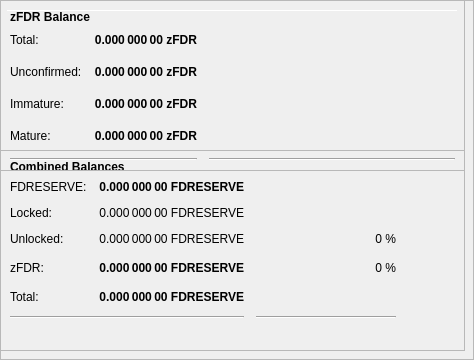
        <widget class="QFrame" name="frameObfuscation">
         <property name="minimumSize">
          <size>
           <width>0</width>
           <height>350</height>
          </size>
         </property>
         <property name="layoutDirection">
          <enum>Qt::LeftToRight</enum>
         </property>
         <property name="frameShape">
          <enum>QFrame::StyledPanel</enum>
         </property>
         <property name="frameShadow">
          <enum>QFrame::Raised</enum>
         </property>
         <widget class="QPushButton" name="runAutoDenom">
          <property name="geometry">
           <rect>
            <x>251</x>
            <y>17</y>
            <width>1</width>
            <height>1</height>
           </rect>
          </property>
          <property name="palette">
           <palette>
            <active>
             <colorrole role="WindowText">
              <brush brushstyle="SolidPattern">
               <color alpha="255">
                <red>0</red>
                <green>0</green>
                <blue>0</blue>
               </color>
              </brush>
             </colorrole>
             <colorrole role="Button">
              <brush brushstyle="SolidPattern">
               <color alpha="255">
                <red>239</red>
                <green>238</green>
                <blue>238</blue>
               </color>
              </brush>
             </colorrole>
             <colorrole role="Light">
              <brush brushstyle="SolidPattern">
               <color alpha="255">
                <red>255</red>
                <green>255</green>
                <blue>255</blue>
               </color>
              </brush>
             </colorrole>
             <colorrole role="Midlight">
              <brush brushstyle="SolidPattern">
               <color alpha="255">
                <red>247</red>
                <green>246</green>
                <blue>246</blue>
               </color>
              </brush>
             </colorrole>
             <colorrole role="Dark">
              <brush brushstyle="SolidPattern">
               <color alpha="255">
                <red>119</red>
                <green>119</green>
                <blue>119</blue>
               </color>
              </brush>
             </colorrole>
             <colorrole role="Mid">
              <brush brushstyle="SolidPattern">
               <color alpha="255">
                <red>159</red>
                <green>159</green>
                <blue>159</blue>
               </color>
              </brush>
             </colorrole>
             <colorrole role="Text">
              <brush brushstyle="SolidPattern">
               <color alpha="255">
                <red>0</red>
                <green>0</green>
                <blue>0</blue>
               </color>
              </brush>
             </colorrole>
             <colorrole role="BrightText">
              <brush brushstyle="SolidPattern">
               <color alpha="255">
                <red>255</red>
                <green>255</green>
                <blue>255</blue>
               </color>
              </brush>
             </colorrole>
             <colorrole role="ButtonText">
              <brush brushstyle="SolidPattern">
               <color alpha="255">
                <red>0</red>
                <green>0</green>
                <blue>0</blue>
               </color>
              </brush>
             </colorrole>
             <colorrole role="Base">
              <brush brushstyle="SolidPattern">
               <color alpha="255">
                <red>255</red>
                <green>255</green>
                <blue>255</blue>
               </color>
              </brush>
             </colorrole>
             <colorrole role="Window">
              <brush brushstyle="SolidPattern">
               <color alpha="255">
                <red>239</red>
                <green>238</green>
                <blue>238</blue>
               </color>
              </brush>
             </colorrole>
             <colorrole role="Shadow">
              <brush brushstyle="SolidPattern">
               <color alpha="255">
                <red>0</red>
                <green>0</green>
                <blue>0</blue>
               </color>
              </brush>
             </colorrole>
             <colorrole role="AlternateBase">
              <brush brushstyle="SolidPattern">
               <color alpha="255">
                <red>247</red>
                <green>246</green>
                <blue>246</blue>
               </color>
              </brush>
             </colorrole>
             <colorrole role="ToolTipBase">
              <brush brushstyle="SolidPattern">
               <color alpha="255">
                <red>255</red>
                <green>255</green>
                <blue>220</blue>
               </color>
              </brush>
             </colorrole>
             <colorrole role="ToolTipText">
              <brush brushstyle="SolidPattern">
               <color alpha="255">
                <red>0</red>
                <green>0</green>
                <blue>0</blue>
               </color>
              </brush>
             </colorrole>
            </active>
            <inactive>
             <colorrole role="WindowText">
              <brush brushstyle="SolidPattern">
               <color alpha="255">
                <red>0</red>
                <green>0</green>
                <blue>0</blue>
               </color>
              </brush>
             </colorrole>
             <colorrole role="Button">
              <brush brushstyle="SolidPattern">
               <color alpha="255">
                <red>239</red>
                <green>238</green>
                <blue>238</blue>
               </color>
              </brush>
             </colorrole>
             <colorrole role="Light">
              <brush brushstyle="SolidPattern">
               <color alpha="255">
                <red>255</red>
                <green>255</green>
                <blue>255</blue>
               </color>
              </brush>
             </colorrole>
             <colorrole role="Midlight">
              <brush brushstyle="SolidPattern">
               <color alpha="255">
                <red>247</red>
                <green>246</green>
                <blue>246</blue>
               </color>
              </brush>
             </colorrole>
             <colorrole role="Dark">
              <brush brushstyle="SolidPattern">
               <color alpha="255">
                <red>119</red>
                <green>119</green>
                <blue>119</blue>
               </color>
              </brush>
             </colorrole>
             <colorrole role="Mid">
              <brush brushstyle="SolidPattern">
               <color alpha="255">
                <red>159</red>
                <green>159</green>
                <blue>159</blue>
               </color>
              </brush>
             </colorrole>
             <colorrole role="Text">
              <brush brushstyle="SolidPattern">
               <color alpha="255">
                <red>0</red>
                <green>0</green>
                <blue>0</blue>
               </color>
              </brush>
             </colorrole>
             <colorrole role="BrightText">
              <brush brushstyle="SolidPattern">
               <color alpha="255">
                <red>255</red>
                <green>255</green>
                <blue>255</blue>
               </color>
              </brush>
             </colorrole>
             <colorrole role="ButtonText">
              <brush brushstyle="SolidPattern">
               <color alpha="255">
                <red>0</red>
                <green>0</green>
                <blue>0</blue>
               </color>
              </brush>
             </colorrole>
             <colorrole role="Base">
              <brush brushstyle="SolidPattern">
               <color alpha="255">
                <red>255</red>
                <green>255</green>
                <blue>255</blue>
               </color>
              </brush>
             </colorrole>
             <colorrole role="Window">
              <brush brushstyle="SolidPattern">
               <color alpha="255">
                <red>239</red>
                <green>238</green>
                <blue>238</blue>
               </color>
              </brush>
             </colorrole>
             <colorrole role="Shadow">
              <brush brushstyle="SolidPattern">
               <color alpha="255">
                <red>0</red>
                <green>0</green>
                <blue>0</blue>
               </color>
              </brush>
             </colorrole>
             <colorrole role="AlternateBase">
              <brush brushstyle="SolidPattern">
               <color alpha="255">
                <red>247</red>
                <green>246</green>
                <blue>246</blue>
               </color>
              </brush>
             </colorrole>
             <colorrole role="ToolTipBase">
              <brush brushstyle="SolidPattern">
               <color alpha="255">
                <red>255</red>
                <green>255</green>
                <blue>220</blue>
               </color>
              </brush>
             </colorrole>
             <colorrole role="ToolTipText">
              <brush brushstyle="SolidPattern">
               <color alpha="255">
                <red>0</red>
                <green>0</green>
                <blue>0</blue>
               </color>
              </brush>
             </colorrole>
            </inactive>
            <disabled>
             <colorrole role="WindowText">
              <brush brushstyle="SolidPattern">
               <color alpha="255">
                <red>119</red>
                <green>119</green>
                <blue>119</blue>
               </color>
              </brush>
             </colorrole>
             <colorrole role="Button">
              <brush brushstyle="SolidPattern">
               <color alpha="255">
                <red>239</red>
                <green>238</green>
                <blue>238</blue>
               </color>
              </brush>
             </colorrole>
             <colorrole role="Light">
              <brush brushstyle="SolidPattern">
               <color alpha="255">
                <red>255</red>
                <green>255</green>
                <blue>255</blue>
               </color>
              </brush>
             </colorrole>
             <colorrole role="Midlight">
              <brush brushstyle="SolidPattern">
               <color alpha="255">
                <red>247</red>
                <green>246</green>
                <blue>246</blue>
               </color>
              </brush>
             </colorrole>
             <colorrole role="Dark">
              <brush brushstyle="SolidPattern">
               <color alpha="255">
                <red>119</red>
                <green>119</green>
                <blue>119</blue>
               </color>
              </brush>
             </colorrole>
             <colorrole role="Mid">
              <brush brushstyle="SolidPattern">
               <color alpha="255">
                <red>159</red>
                <green>159</green>
                <blue>159</blue>
               </color>
              </brush>
             </colorrole>
             <colorrole role="Text">
              <brush brushstyle="SolidPattern">
               <color alpha="255">
                <red>119</red>
                <green>119</green>
                <blue>119</blue>
               </color>
              </brush>
             </colorrole>
             <colorrole role="BrightText">
              <brush brushstyle="SolidPattern">
               <color alpha="255">
                <red>255</red>
                <green>255</green>
                <blue>255</blue>
               </color>
              </brush>
             </colorrole>
             <colorrole role="ButtonText">
              <brush brushstyle="SolidPattern">
               <color alpha="255">
                <red>119</red>
                <green>119</green>
                <blue>119</blue>
               </color>
              </brush>
             </colorrole>
             <colorrole role="Base">
              <brush brushstyle="SolidPattern">
               <color alpha="255">
                <red>239</red>
                <green>238</green>
                <blue>238</blue>
               </color>
              </brush>
             </colorrole>
             <colorrole role="Window">
              <brush brushstyle="SolidPattern">
               <color alpha="255">
                <red>239</red>
                <green>238</green>
                <blue>238</blue>
               </color>
              </brush>
             </colorrole>
             <colorrole role="Shadow">
              <brush brushstyle="SolidPattern">
               <color alpha="255">
                <red>0</red>
                <green>0</green>
                <blue>0</blue>
               </color>
              </brush>
             </colorrole>
             <colorrole role="AlternateBase">
              <brush brushstyle="SolidPattern">
               <color alpha="255">
                <red>239</red>
                <green>238</green>
                <blue>238</blue>
               </color>
              </brush>
             </colorrole>
             <colorrole role="ToolTipBase">
              <brush brushstyle="SolidPattern">
               <color alpha="255">
                <red>255</red>
                <green>255</green>
                <blue>220</blue>
               </color>
              </brush>
             </colorrole>
             <colorrole role="ToolTipText">
              <brush brushstyle="SolidPattern">
               <color alpha="255">
                <red>0</red>
                <green>0</green>
                <blue>0</blue>
               </color>
              </brush>
             </colorrole>
            </disabled>
           </palette>
          </property>
          <property name="focusPolicy">
           <enum>Qt::NoFocus</enum>
          </property>
          <property name="autoFillBackground">
           <bool>true</bool>
          </property>
          <property name="text">
           <string/>
          </property>
          <property name="flat">
           <bool>true</bool>
          </property>
         </widget>
         <widget class="Line" name="line">
          <property name="geometry">
           <rect>
            <x>7</x>
            <y>10</y>
            <width>451</width>
            <height>1</height>
           </rect>
          </property>
          <property name="orientation">
           <enum>Qt::Horizontal</enum>
          </property>
         </widget>
         <widget class="QFrame" name="frame_3">
          <property name="geometry">
           <rect>
            <x>0</x>
            <y>150</y>
            <width>465</width>
            <height>201</height>
           </rect>
          </property>
          <property name="frameShape">
           <enum>QFrame::StyledPanel</enum>
          </property>
          <property name="frameShadow">
           <enum>QFrame::Raised</enum>
          </property>
          <layout class="QVBoxLayout" name="verticalLayout_5">
           <item>
            <layout class="QHBoxLayout" name="horizontalLayout_5" stretch="0">
             <item>
              <widget class="QLabel" name="label_5z">
               <property name="maximumSize">
                <size>
                 <width>16777215</width>
                 <height>20</height>
                </size>
               </property>
               <property name="font">
                <font>
                 <weight>75</weight>
                 <bold>true</bold>
                </font>
               </property>
               <property name="toolTip">
                <string>Combined Balances (including unconfirmed and immature coins)</string>
               </property>
               <property name="text">
                <string>&lt;html&gt;&lt;head/&gt;&lt;body&gt;&lt;p&gt;Combined Balances&lt;/p&gt;&lt;/body&gt;&lt;/html&gt;</string>
               </property>
              </widget>
             </item>
            </layout>
           </item>
           <item>
            <layout class="QGridLayout" name="gridLayout_3">
             <property name="spacing">
              <number>12</number>
             </property>
             <item row="7" column="0" colspan="2">
              <widget class="Line" name="lineSpendableBalance_3">
               <property name="orientation">
                <enum>Qt::Horizontal</enum>
               </property>
              </widget>
             </item>
             <item row="7" column="2">
              <widget class="Line" name="lineWatchBalance_3">
               <property name="sizePolicy">
                <sizepolicy hsizetype="Preferred" vsizetype="Fixed">
                 <horstretch>0</horstretch>
                 <verstretch>0</verstretch>
                </sizepolicy>
               </property>
               <property name="minimumSize">
                <size>
                 <width>140</width>
                 <height>0</height>
                </size>
               </property>
               <property name="orientation">
                <enum>Qt::Horizontal</enum>
               </property>
              </widget>
             </item>
             <item row="4" column="1">
              <widget class="QLabel" name="labelzBalancez">
               <property name="font">
                <font>
                 <weight>75</weight>
                 <bold>true</bold>
                </font>
               </property>
               <property name="cursor">
                <cursorShape>IBeamCursor</cursorShape>
               </property>
               <property name="toolTip">
                <string>Total of transactions that have yet to be confirmed, and do not yet count toward the spendable balance</string>
               </property>
               <property name="text">
                <string notr="true">0.000 000 00 FDRESERVE</string>
               </property>
               <property name="alignment">
                <set>Qt::AlignRight|Qt::AlignTrailing|Qt::AlignVCenter</set>
               </property>
               <property name="textInteractionFlags">
                <set>Qt::LinksAccessibleByMouse|Qt::TextSelectableByKeyboard|Qt::TextSelectableByMouse</set>
               </property>
              </widget>
             </item>
             <item row="6" column="1">
              <widget class="QLabel" name="labelTotalz">
               <property name="font">
                <font>
                 <weight>75</weight>
                 <bold>true</bold>
                </font>
               </property>
               <property name="cursor">
                <cursorShape>IBeamCursor</cursorShape>
               </property>
               <property name="toolTip">
                <string>Total Balance, including unconfirmed and immature coins.</string>
               </property>
               <property name="text">
                <string notr="true">0.000 000 00 FDRESERVE</string>
               </property>
               <property name="alignment">
                <set>Qt::AlignRight|Qt::AlignTrailing|Qt::AlignVCenter</set>
               </property>
               <property name="textInteractionFlags">
                <set>Qt::LinksAccessibleByMouse|Qt::TextSelectableByKeyboard|Qt::TextSelectableByMouse</set>
               </property>
              </widget>
             </item>
             <item row="4" column="3">
              <spacer name="horizontalSpacer_6">
               <property name="orientation">
                <enum>Qt::Horizontal</enum>
               </property>
               <property name="sizeHint" stdset="0">
                <size>
                 <width>40</width>
                 <height>20</height>
                </size>
               </property>
              </spacer>
             </item>
             <item row="6" column="0">
              <widget class="QLabel" name="labelTotalTextz">
               <property name="text">
                <string>Total:</string>
               </property>
              </widget>
             </item>
             <item row="1" column="0">
              <widget class="QLabel" name="labelBalanceTextz">
               <property name="text">
                <string>FDRESERVE:</string>
               </property>
              </widget>
             </item>
             <item row="1" column="1">
              <widget class="QLabel" name="labelBalancez">
               <property name="font">
                <font>
                 <weight>75</weight>
                 <bold>true</bold>
                </font>
               </property>
               <property name="cursor">
                <cursorShape>IBeamCursor</cursorShape>
               </property>
               <property name="toolTip">
                <string>Your current spendable balance</string>
               </property>
               <property name="text">
                <string notr="true">0.000 000 00 FDRESERVE</string>
               </property>
               <property name="alignment">
                <set>Qt::AlignRight|Qt::AlignTrailing|Qt::AlignVCenter</set>
               </property>
               <property name="textInteractionFlags">
                <set>Qt::LinksAccessibleByMouse|Qt::TextSelectableByKeyboard|Qt::TextSelectableByMouse</set>
               </property>
              </widget>
             </item>
             <item row="4" column="0">
              <widget class="QLabel" name="labelzBalanceTextz">
               <property name="toolTip">
                <string/>
               </property>
               <property name="text">
                <string>zFDR:</string>
               </property>
              </widget>
             </item>
             <item row="4" column="2">
              <widget class="QLabel" name="labelzFDRPercent">
               <property name="toolTip">
                <string>Current percentage of zFDR.
If AutoMint is enabled this percentage will settle around the configured AutoMint percentage (default = 10%)</string>
               </property>
               <property name="text">
                <string>0 %</string>
               </property>
               <property name="alignment">
                <set>Qt::AlignRight|Qt::AlignTrailing|Qt::AlignVCenter</set>
               </property>
              </widget>
             </item>
             <item row="6" column="2">
              <widget class="QLabel" name="label100Percent">
               <property name="text">
                <string/>
               </property>
               <property name="alignment">
                <set>Qt::AlignRight|Qt::AlignTrailing|Qt::AlignVCenter</set>
               </property>
              </widget>
             </item>
             <item row="2" column="1">
              <widget class="QLabel" name="labelLockedBalance">
               <property name="toolTip">
                <string>Locked FDRESERVE or Masternode collaterals. These are excluded from zFDR minting.</string>
               </property>
               <property name="text">
                <string>0.000 000 00 FDRESERVE</string>
               </property>
               <property name="alignment">
                <set>Qt::AlignRight|Qt::AlignTrailing|Qt::AlignVCenter</set>
               </property>
              </widget>
             </item>
             <item row="2" column="0">
              <widget class="QLabel" name="labelLockedBalanceText">
               <property name="toolTip">
                <string>Locked FDRESERVE or Masternode collaterals. These are excluded from zFDR minting.</string>
               </property>
               <property name="text">
                <string>Locked:</string>
               </property>
              </widget>
             </item>
             <item row="3" column="0">
              <widget class="QLabel" name="labelUnLockedBalanceText">
               <property name="toolTip">
                <string>Unlocked FDRESERVEs. These can be used for zFDR minting.</string>
               </property>
               <property name="text">
                <string>Unlocked:</string>
               </property>
              </widget>
             </item>
             <item row="3" column="1">
              <widget class="QLabel" name="labelUnLockedBalance">
               <property name="toolTip">
                <string>Unlocked FDRESERVEs. These can be used for zFDR minting.</string>
               </property>
               <property name="text">
                <string>0.000 000 00 FDRESERVE</string>
               </property>
               <property name="alignment">
                <set>Qt::AlignRight|Qt::AlignTrailing|Qt::AlignVCenter</set>
               </property>
              </widget>
             </item>
             <item row="3" column="2">
              <widget class="QLabel" name="labelFDRESERVEPercent">
               <property name="text">
                <string>0 %</string>
               </property>
               <property name="alignment">
                <set>Qt::AlignRight|Qt::AlignTrailing|Qt::AlignVCenter</set>
               </property>
              </widget>
             </item>
            </layout>
           </item>
           <item>
            <spacer name="verticalSpacer">
             <property name="orientation">
              <enum>Qt::Vertical</enum>
             </property>
             <property name="sizeHint" stdset="0">
              <size>
               <width>20</width>
               <height>40</height>
              </size>
             </property>
            </spacer>
           </item>
          </layout>
         </widget>
         <widget class="QFrame" name="frame_4">
          <property name="geometry">
           <rect>
            <x>0</x>
            <y>0</y>
            <width>465</width>
            <height>171</height>
           </rect>
          </property>
          <property name="frameShape">
           <enum>QFrame::StyledPanel</enum>
          </property>
          <property name="frameShadow">
           <enum>QFrame::Raised</enum>
          </property>
          <layout class="QVBoxLayout" name="verticalLayout_7">
           <item>
            <layout class="QHBoxLayout" name="horizontalLayout_8" stretch="0">
             <item>
              <widget class="QLabel" name="label_5z_3">
               <property name="maximumSize">
                <size>
                 <width>16777215</width>
                 <height>20</height>
                </size>
               </property>
               <property name="font">
                <font>
                 <weight>75</weight>
                 <bold>true</bold>
                </font>
               </property>
               <property name="text">
                <string>zFDR Balance</string>
               </property>
              </widget>
             </item>
            </layout>
           </item>
           <item>
            <layout class="QGridLayout" name="gridLayout_5">
             <property name="spacing">
              <number>12</number>
             </property>
             <item row="4" column="0">
              <widget class="QLabel" name="labelzBalanceMatureText">
               <property name="toolTip">
                <string>Mature: more than 20 confirmation and more than 1 mints of the same denomination after it was minted.
These zFDR are spendable.</string>
               </property>
               <property name="text">
                <string>Mature:</string>
               </property>
              </widget>
             </item>
             <item row="5" column="0" colspan="2">
              <widget class="Line" name="lineSpendableBalance_5">
               <property name="orientation">
                <enum>Qt::Horizontal</enum>
               </property>
              </widget>
             </item>
             <item row="1" column="1">
              <widget class="QLabel" name="labelzBalance">
               <property name="font">
                <font>
                 <weight>75</weight>
                 <bold>true</bold>
                </font>
               </property>
               <property name="cursor">
                <cursorShape>IBeamCursor</cursorShape>
               </property>
               <property name="toolTip">
                <string>All available zFDR, unconfirmed and immature zFDR included.</string>
               </property>
               <property name="text">
                <string notr="true">0.000 000 00 zFDR</string>
               </property>
               <property name="alignment">
                <set>Qt::AlignRight|Qt::AlignTrailing|Qt::AlignVCenter</set>
               </property>
               <property name="textInteractionFlags">
                <set>Qt::LinksAccessibleByMouse|Qt::TextSelectableByKeyboard|Qt::TextSelectableByMouse</set>
               </property>
              </widget>
             </item>
             <item row="5" column="2">
              <widget class="Line" name="lineWatchBalance_5">
               <property name="sizePolicy">
                <sizepolicy hsizetype="Preferred" vsizetype="Fixed">
                 <horstretch>0</horstretch>
                 <verstretch>0</verstretch>
                </sizepolicy>
               </property>
               <property name="minimumSize">
                <size>
                 <width>140</width>
                 <height>0</height>
                </size>
               </property>
               <property name="orientation">
                <enum>Qt::Horizontal</enum>
               </property>
              </widget>
             </item>
             <item row="1" column="0">
              <widget class="QLabel" name="labelzBalanceText">
               <property name="toolTip">
                <string>All available zFDR, unconfirmed and immature zFDR included.</string>
               </property>
               <property name="text">
                <string>Total:</string>
               </property>
              </widget>
             </item>
             <item row="1" column="2">
              <spacer name="horizontalSpacer_8">
               <property name="orientation">
                <enum>Qt::Horizontal</enum>
               </property>
               <property name="sizeHint" stdset="0">
                <size>
                 <width>40</width>
                 <height>20</height>
                </size>
               </property>
              </spacer>
             </item>
             <item row="4" column="2">
              <spacer name="horizontalSpacer_4">
               <property name="orientation">
                <enum>Qt::Horizontal</enum>
               </property>
               <property name="sizeHint" stdset="0">
                <size>
                 <width>40</width>
                 <height>20</height>
                </size>
               </property>
              </spacer>
             </item>
             <item row="4" column="1">
              <widget class="QLabel" name="labelzBalanceMature">
               <property name="font">
                <font>
                 <weight>75</weight>
                 <bold>true</bold>
                </font>
               </property>
               <property name="toolTip">
                <string>Mature: more than 20 confirmation and more than 1 mints of the same denomination after it was minted.
These zFDR are spendable.</string>
               </property>
               <property name="text">
                <string>0.000 000 00 zFDR</string>
               </property>
               <property name="alignment">
                <set>Qt::AlignRight|Qt::AlignTrailing|Qt::AlignVCenter</set>
               </property>
              </widget>
             </item>
             <item row="2" column="0">
              <widget class="QLabel" name="labelzBalanceUnconfirmedText">
               <property name="toolTip">
                <string>Unconfirmed: less than 20 confirmations
Immature: confirmed, but less than 1 mints of the same denomination after it was minted</string>
               </property>
               <property name="text">
                <string>Unconfirmed:</string>
               </property>
              </widget>
             </item>
             <item row="2" column="1">
              <widget class="QLabel" name="labelzBalanceUnconfirmed">
               <property name="font">
                <font>
                 <weight>75</weight>
                 <bold>true</bold>
                </font>
               </property>
               <property name="toolTip">
                <string>Unconfirmed: less than 20 confirmations
Immature: confirmed, but less than 1 mints of the same denomination after it was minted</string>
               </property>
               <property name="text">
                <string>0.000 000 00 zFDR</string>
               </property>
               <property name="alignment">
                <set>Qt::AlignRight|Qt::AlignTrailing|Qt::AlignVCenter</set>
               </property>
              </widget>
             </item>
             <item row="2" column="2">
              <spacer name="horizontalSpacer_5">
               <property name="orientation">
                <enum>Qt::Horizontal</enum>
               </property>
               <property name="sizeHint" stdset="0">
                <size>
                 <width>40</width>
                 <height>20</height>
                </size>
               </property>
              </spacer>
             </item>
             <item row="3" column="0">
              <widget class="QLabel" name="labelzBalanceImmatureText">
               <property name="toolTip">
                <string>Unconfirmed: less than 20 confirmations
Immature: confirmed, but less than 1 mints of the same denomination after it was minted</string>
               </property>
               <property name="text">
                <string>Immature:</string>
               </property>
              </widget>
             </item>
             <item row="3" column="1">
              <widget class="QLabel" name="labelzBalanceImmature">
               <property name="font">
                <font>
                 <weight>75</weight>
                 <bold>true</bold>
                </font>
               </property>
               <property name="toolTip">
                <string>Unconfirmed: less than 20 confirmations
Immature: confirmed, but less than 1 mints of the same denomination after it was minted</string>
               </property>
               <property name="text">
                <string>0.000 000 00 zFDR</string>
               </property>
               <property name="alignment">
                <set>Qt::AlignRight|Qt::AlignTrailing|Qt::AlignVCenter</set>
               </property>
              </widget>
             </item>
             <item row="3" column="2">
              <spacer name="horizontalSpacer_7">
               <property name="orientation">
                <enum>Qt::Horizontal</enum>
               </property>
               <property name="sizeHint" stdset="0">
                <size>
                 <width>40</width>
                 <height>20</height>
                </size>
               </property>
              </spacer>
             </item>
            </layout>
           </item>
          </layout>
         </widget>
        </widget>
